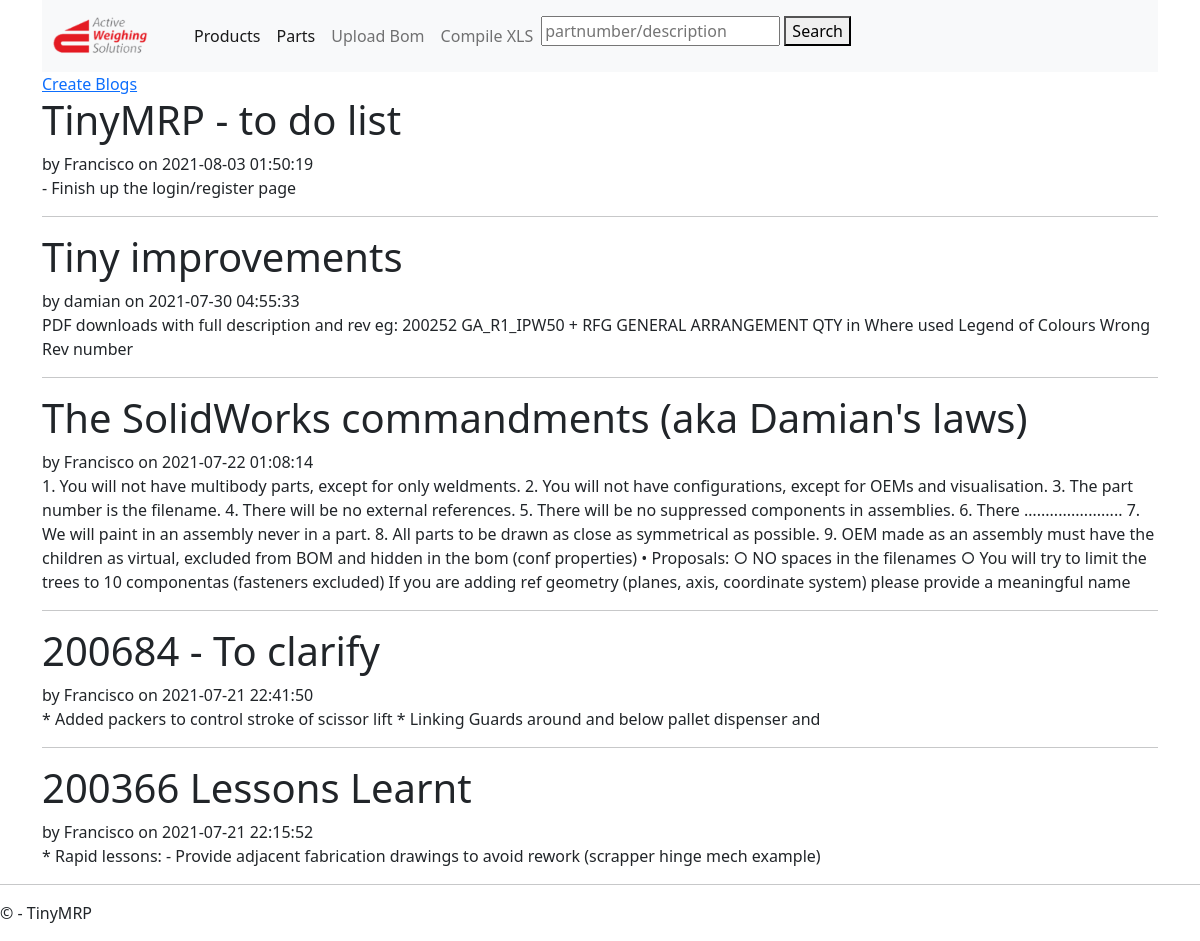
Page /blog on the committed database.
### tables this page shows
CREATE TABLE post (
  id INTEGER PRIMARY KEY AUTOINCREMENT,
  author_id INTEGER NOT NULL,
  created TIMESTAMP NOT NULL DEFAULT CURRENT_TIMESTAMP,
  title TEXT NOT NULL,
  body TEXT NOT NULL,
  FOREIGN KEY (author_id) REFERENCES user (id)
);

### TinyWEB/models.py (models this page shows, shortened)
class User(db.Model):
    __tablename__ = "user"
    id = db.Column(db.Integer, primary_key=True, autoincrement=True)
    username = db.Column(db.String,unique=True , nullable=False)
    password = db.Column(db.String, nullable=False)
    email = db.Column(db.String, nullable=False)
    password = db.Column(db.String)
    authenticated = db.Column(db.Boolean, default=False)

### TinyWEB/blog.py (the view)
@bp.route('/blog')
def index():
    posts = db.engine.execute(
        'SELECT p.id, title, body, created, author_id, username'
        ' FROM post p JOIN user u ON p.author_id = u.id'
        ' ORDER BY created DESC'
    ).fetchall()
    return render_template('blog/index.html', posts=posts)

### TinyWEB/auth.py (called while the page is built)
@bp.before_app_request
def load_logged_in_user():
    user_id = session.get('user_id')
    if user_id is None:
        g.user = None
    else:
        g.user = db.engine.execute(
            'SELECT * FROM user WHERE id = ?', (user_id,)
        ).fetchone()

### TinyWEB/templates/blog/index.html (shortened to what this page needs)
{% extends 'layout.html' %}
{% block content %}
    <a href="{{ url_for('blog.create') }}">Create Blogs</a>
  {% for post in posts %}
    <article class="post">
      <header>
          <div>
              <h1>{{ post['title'] }}</h1>
              <div class="about">by {{ post['username'] }} on {{ post['created'] }}</div>
          </div>
      </header>
      <p class="body">{{ post['body'] }}</p>
    </article>
    {% if not loop.last %}
      <hr>
    {% endif %}
  {% endfor %}
{% endblock %}

### TinyWEB/templates/layout.html (shortened to what this page needs)
<!DOCTYPE html>
<html lang="en">
<head>
    <link rel="stylesheet" href="/static/css/bootstrap.min.css" />
</head>
  <body>
      <div class="container">
          <nav class="navbar navbar-expand-lg navbar-light bg-light">
              <a class="navbar-brand" href="/"> <img src="{{url_for('static', filename='images/logo.png')}}" style="width: 8rem;"> </a>
              <div class="collapse navbar-collapse" id="navbarSupportedContent">
                  <ul class="navbar-nav mr-auto">
                      <li class="nav-item active">
                          <a class="nav-link active" aria-current="page" href="{{ url_for('part.allproducts') }}">Products</a>
                      </li>
                      <li class="nav-item active">
                        <a class="nav-link active" aria-current="page" href="{{ url_for('part.allparts' )}}">Parts</a>
                    </li>
                      <li class="nav-item">
                          <a class="nav-link" href="{{ url_for('upload_file') }}">Upload Bom</a>
                      </li>
                      <li class="nav-item">
                        <a class="nav-link" href="{{ url_for('excelcompile') }}">Compile XLS</a>
                    </li>
                      <li class="nav-item" >
                          <form method="post" id="searchform">
                              <input name="search" id="search"  placeholder="partnumber/description" value="{{ request.form['search'] }}" required>
                              <button type="submit" form="searchform" value="Search"> Search </button>
                            </form>
                        </li>
                  </ul>
              </div>
          </nav>
      </div>
      <div class="container body-content">
          {% block content %}{% endblock %}
      </div>
      <hr />
      <footer>
          <p>&copy; {{ year }} - TinyMRP</p>
      </footer>
  </body>
</html>

### rows in the picture
post: title "TinyMRP - to do list", username "Francisco", created "2021-08-03 01:50:19", body "- Finish up the login/register page"
post: title "Tiny improvements", username "damian", created "2021-07-30 04:55:33", body "PDF downloads with full description and rev eg: 200252 GA_R1_IPW50 + RFG GENERAL ARRANGEMENT QTY in Where used Legend of Colours Wrong Rev number"
post: title "The SolidWorks commandments (aka Damian's laws)", username "Francisco", created "2021-07-22 01:08:14", body "1. You will not have multibody parts, except for only weldments. 2. You will not have configurations, except for OEMs and visualisation. 3. The part number is the filename. 4. There will be no external references. 5. There will be no suppressed components in assemblies. 6. There ….................... 7. We will paint in an assembly never in a part. 8. All parts to be drawn as close as symmetrical as possible. 9. OEM made as an assembly must have the children as virtual, excluded from BOM and hidden in the bom (conf properties) • Proposals: ○ NO spaces in the filenames ○ You will try to limit the trees to 10 componentas (fasteners excluded) If you are adding ref geometry (planes, axis,…"
post: title "200684 - To clarify", username "Francisco", created "2021-07-21 22:41:50", body "* Added packers to control stroke of scissor lift * Linking Guards around and below pallet dispenser and"
post: title "200366 Lessons Learnt", username "Francisco", created "2021-07-21 22:15:52", body "* Rapid lessons: - Provide adjacent fabrication drawings to avoid rework (scrapper hinge mech example)"
